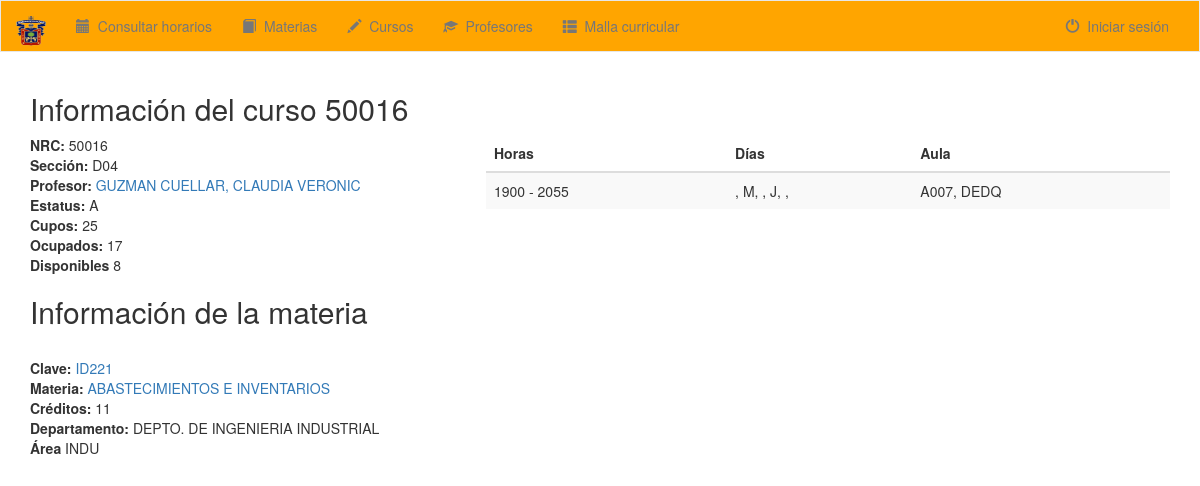
Page /consultas/curso/50016/ on the committed database.
### consultas/models.py (models this page shows, shortened)
class Curso(models.Model):
    nrc = models.IntegerField()
    seccion = models.CharField(max_length=3)
    cupos = models.IntegerField()
    ocupados = models.IntegerField()
    disponibles = models.IntegerField()
    estatus = models.CharField(max_length=1, default='')
    id_materia = models.ForeignKey(Materia, on_delete=models.CASCADE)
    id_profesor = models.ForeignKey(Profesor, on_delete=models.CASCADE, null=True, default='null')
    id_semestre = models.ForeignKey(Semestre, on_delete=models.CASCADE, null=True, default='null')

class Materia(models.Model):
    nombre_materia = models.CharField(max_length=100)
    clave = models.CharField(max_length=5)
    creditos = models.IntegerField(default=0)
    hrs_teoria = models.IntegerField(default=0)
    hrs_lab = models.IntegerField(default=0)
    id_departamento = models.ForeignKey(Departamento, on_delete=models.CASCADE)

class Departamento(models.Model):
    nombre_departamento = models.CharField(max_length=50, unique=True)

class Area(models.Model):
    acronimo = models.CharField(max_length=4, unique=True)

class Curso_Horario(models.Model):
    id_curso = models.ForeignKey(Curso, on_delete=models.CASCADE)
    id_hora = models.ForeignKey(Hora, null=True)
    id_horario = models.ForeignKey(Horario, null=True)
    id_aula = models.ForeignKey(Aula, null=True)

class Hora(models.Model):
    hora_inicio = models.IntegerField()
    hora_fin = models.IntegerField()
    def __str__(self):
        return str(self.hora_inicio) + " - " + str(self.hora_fin)

class Horario(models.Model):
    l = models.CharField(max_length=1, null=True)
    m = models.CharField(max_length=1, null=True)
    i = models.CharField(max_length=1, null=True)
    j = models.CharField(max_length=1, null=True)
    v = models.CharField(max_length=1, null=True)
    s = models.CharField(max_length=1, null=True)
    def __str__(self):
        return self.l + ", " + self.m + ", " + self.i + ", " + self.j + ", " + self.v + ", " + self.s

class Aula(models.Model):
    aula = models.CharField(max_length=5, null=True)
    id_edificio = models.ForeignKey(Edificio, null=True)
    def __str__(self):
        return self.aula + ", " + str(self.id_edificio)

class Edificio(models.Model):
    edificio = models.CharField(max_length=7, null=True)
    def __str__(self):
        return self.edificio

### consultas/views.py (the view)
# urls.py: url(r'^curso/(?P<nrc>[0-9]+)/$', views.mostrarInfoCursos, name='mostrarInfoCursos'),
def mostrarInfoCursos(request, nrc):
    carreras = []
    curso = Curso.objects.get(nrc=nrc)
    if request.user.is_authenticated():
        carreras = Carrera.objects.filter(id_coordinador=request.user)
    cursoHorario = Curso_Horario.objects.filter(id_curso=curso)
    context = {
        'nrc': curso.nrc,
        'seccion': curso.seccion,
        'clave': curso.id_materia.clave,
        'materia': curso.id_materia.nombre_materia,
        'id_materia': curso.id_materia.id,
        'creditos': curso.id_materia.creditos,
        'profesor': str(curso.id_profesor.apellidos) + ', ' + str(curso.id_profesor.nombres),
        'id_profesor': curso.id_profesor.id,
        'depto': curso.id_materia.id_departamento.nombre_departamento,
        'area': Materia_Area.objects.get(id_materia=curso.id_materia).id_area.acronimo,
        'estatus': curso.estatus,
        'cursoHorario': cursoHorario,
        'cupos': curso.cupos,
        'ocupados': curso.ocupados,
        'disponibles': curso.disponibles,
        'sesion_iniciada': request.user.is_authenticated(),
        'id_usuario': request.user.id,
        'carreras': carreras,
    }
    return render(request, 'consultas/infoCurso.html', context)

### consultas/templates/consultas/infoCurso.html (shortened to what this page needs)
{% extends 'consultas/base.html' %}
{% block body %}
{% load staticfiles %}
<link rel="stylesheet" href="{% static 'CSS/estiloInfo.css' %}">
<div class="container">
    <h2>Información del curso {{ nrc }}</h2>
    <div id="info">
        <b>NRC:</b> {{ nrc }}
        <br>
        <b>Sección:</b> {{ seccion }}
        <br>
        <b>Profesor:</b> <a href="/consultas/profesor/{{ id_profesor }}/">{{ profesor }}</a>
        <br>
        <b>Estatus:</b> {{ estatus }}
        <br>
        <b>Cupos:</b> {{ cupos }}
        <br>
        <b>Ocupados:</b> {{ ocupados }}
        <br>
        <b>Disponibles</b> {{ disponibles }}
        <br>
        <h2>Información de la materia</h2>
        <br>
        <b>Clave:</b> <a href="/consultas/materia/{{ id_materia }}/">{{ clave }}</a>
        <br>
        <b>Materia:</b> <a href="/consultas/materia/{{ id_materia }}/">{{ materia }}</a>
        <br>
        <b>Créditos:</b> {{ creditos }}
        <br>
        <b>Departamento:</b> {{ depto }}
        <br>
        <b>Área</b> {{ area }}
        <br>
    </div>
    <div id="cursos">
        <table class="table table-striped">
            <thead>
            <th>Horas</th>
            <th>Días</th>
            <th>Aula</th>
            </thead>
            {% for ch in cursoHorario %}
            <tr>
                <td>{{ ch.id_hora }}</td>
                <td>{{ ch.id_horario }}</td>
                <td>{{ ch.id_aula }}</td>
            </tr>
            {% endfor %}
        </table>
    </div>
</div>
{% endblock %}

### consultas/static/CSS/estiloInfo.css (style rules this page uses)
#info { float: left; width: 40%; }
#cursos { float: right; width: 60%; }

### rows in the picture
Curso: seccion "D04"
Materia: clave "ID221", nombre_materia "ABASTECIMIENTOS E INVENTARIOS"
Departamento: nombre_departamento "DEPTO. DE INGENIERIA INDUSTRIAL"
Area: acronimo "INDU"
Curso_Horario: id_hora "1900 - 2055", id_horario ", M, , J, ,", id_aula "A007, DEDQ"

### other values in the picture
{{ nrc }} "50016"
{{ profesor }} "GUZMAN CUELLAR, CLAUDIA VERONIC"
{{ estatus }} "A"
{{ cupos }} "25"
{{ ocupados }} "17"
{{ disponibles }} "8"
{{ creditos }} "11"
